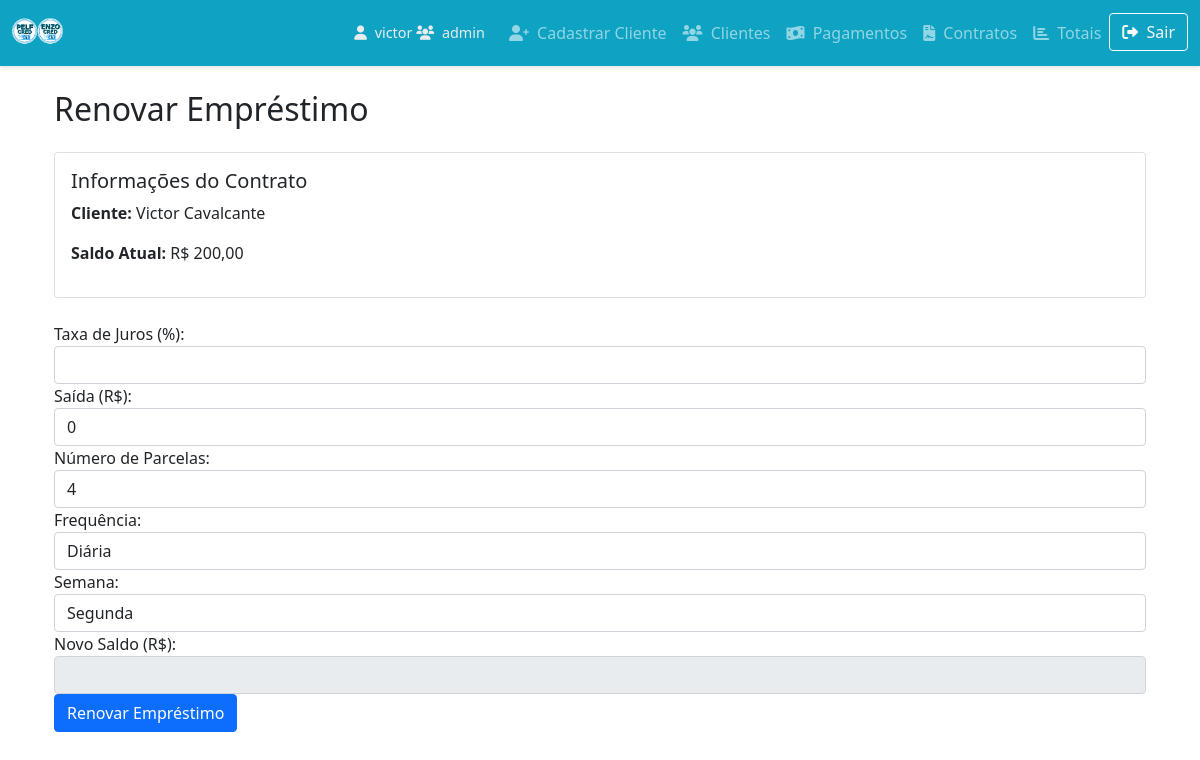
/pelfcred/renovar_emprestimo/2/ (signed in), run on the app's committed database.
### PELFCRED/models.py (models this page shows, shortened)
class Emprestimo(models.Model):
    cliente = models.ForeignKey(Cliente, on_delete=models.CASCADE)
    valor_total = models.DecimalField(max_digits=10, decimal_places=2)
    capital = models.DecimalField(max_digits=10, decimal_places=2)
    capital_inicial = models.DecimalField(max_digits=10, decimal_places=2, default=0)
    capital_adicional = models.DecimalField(max_digits=10, decimal_places=2, default=0)
    capital_adicional_total = models.DecimalField(max_digits=10, decimal_places=2, default=0)
    total_juros_recebidos = models.DecimalField(max_digits=10, decimal_places=2, default=0)
    data_renovacao = models.DateTimeField(null=True, blank=True)
    taxa_juros = models.DecimalField(max_digits=5, decimal_places=2)
    data_inicio = models.DateField()
    data_vencimento = models.DateField()
    total_recebido = models.DecimalField(max_digits=10, decimal_places=2, default=0)
    total_recebido_dinheiro = models.DecimalField(max_digits=10, decimal_places=2, default=0)
    ordenar_por_dict = {
        'nome_asc': 'cliente__nome',
        'nome_desc': '-cliente__nome',
        'contrato_asc': 'id',
        'contrato_desc': '-id',
        'capital_asc': 'capital',
        'capital_desc': '-capital',
        'taxa_juros_asc': 'taxa_juros',
        'taxa_juros_desc': '-taxa_juros',
        'valor_total_asc': 'valor_total',
        'valor_total_desc': '-valor_total',
        'saldo_devedor_asc': 'saldo_devedor',
        'saldo_devedor_desc': '-saldo_devedor',
        'data_inicio_asc': 'data_inicio',
        'data_inicio_desc': '-data_inicio',
        'data_vencimento_asc': 'data_vencimento',
        'data_vencimento_desc': '-data_vencimento',
    }
    FREQUENCIA_CHOICES = [
        ('diaria', 'Diária'),
        ('semanal', 'Semanal'),
        ('quinzenal', 'Quinzenal'),
        ('mensal', 'Mensal')
    ]
    frequencia = models.CharField(max_length=10, choices=FREQUENCIA_CHOICES, default='mensal')
    numero_parcelas = models.IntegerField(default=12)
    valor_parcelado = models.DecimalField(max_digits=10, decimal_places=2, default=0.00)
    valor_total_calculado = models.DecimalField(max_digits=10, decimal_places=2, default=0.00)
    grupo = models.ForeignKey(Group, on_delete=models.CASCADE, null=True, blank=True)
    usuario = models.ForeignKey(User, on_delete=models.CASCADE, null=True, blank=True)
    renovado = models.BooleanField(default=False)
    saldo_devedor = models.DecimalField(max_digits=10, decimal_places=2, default=0.00)
    data_renovacao = models.DateTimeField(null=True, blank=True)  # Agora com data e hora
    capital_adicional = models.DecimalField(max_digits=10, decimal_places=2, default=0.00)
    juros_recebidos = models.DecimalField(max_digits=10, decimal_places=2, default=Decimal(0))
    total_juros_recebidos = models.DecimalField(max_digits=10, decimal_places=2, default=Decimal(0))
    dias_semana = models.CharField(max_length=100, blank=True, null=True)
    STATUS_CHOICES = [
        ('ativo', 'Ativo'),
        ('R', 'Renovado'),
        ('NG', 'Negociado'),
        ('finalizado', 'Finalizado'),
        ('inadimplentes', 'Inadimplentes'),
    ]
    status = models.CharField(max_length=20, choices=STATUS_CHOICES, default='ativo')
    DIAS_DA_SEMANA = [
        ('seg', 'Segunda'),
        ('ter', 'Terça'),
        ('qua', 'Quarta'),
        ('qui', 'Quinta'),
        ('sex', 'Sexta'),
        ('sab', 'Sábado'),
    ]
    def get_dias_semana_display(self):
        if self.dias_semana:
            dias = self.dias_semana.split(',')
            return [dict(self.DIAS_DA_SEMANA).get(dia) for dia in dias]
        return []
    def calcular_saldo_devedor(self):
        try:
            total_pagamentos = Decimal(0)
            if self.renovado and self.data_renovacao:
                total_pagamentos = self.pagamentos.filter(data_pagamento__gt=self.data_renovacao).aggregate(Sum('valor_pago'))['valor_pago__sum'] or Decimal(0)
                logger.debug(f"Empréstimo {self.id}: Considerando apenas pagamentos após renovação. Total pagos: {total_pagamentos}")
            else:
                total_pagamentos = self.pagamentos.aggregate(Sum('valor_pago'))['valor_pago__sum'] or Decimal(0)
                logger.debug(f"Empréstimo {self.id}: Considerando todos os pagamentos. Total pagos: {total_pagamentos}")
            saldo_devedor_atual = (self.capital + self.capital_adicional) * (1 + (self.taxa_juros / 100))
            saldo_devedor_atual -= total_pagamentos
            logger.debug(f"Empréstimo {self.id}: Saldo devedor calculado após ajuste: {saldo_devedor_atual}")
            return saldo_devedor_atual
        except Exception as e:
            logger.error(f"Erro ao calcular saldo devedor para empréstimo {self.id}: {e}")
            return Decimal(0)

class Cliente(models.Model):
    cpf = models.CharField(
        max_length=11,
        primary_key=True,
        error_messages={
            'unique': "Cpf já cadastrado."
        }
    )
    nome = models.CharField(max_length=100, null=True, blank=True)  # Nome completo
    apelido = models.CharField(max_length=50, null=True, blank=True)  # Apelido
    documento = models.CharField(max_length=20, null=True, blank=True)  # Documento (opcional)
    cnpj = models.CharField(max_length=14, null=True, blank=True)  # CNPJ (opcional)
    telefone = models.CharField(max_length=11, null=True, blank=True)  # Telefone (opcional)
    telefone2 = models.CharField(max_length=11, null=True, blank=True)  # Telefone 2 (opcional)
    endereco = models.CharField(max_length=200, null=True, blank=True)  # Endereço (opcional)
    numero_endereco = models.CharField(max_length=10, null=True, blank=True)  # Número do Endereço (opcional)
    cep = models.CharField(max_length=8, null=True, blank=True)  # CEP (opcional)
    bairro = models.CharField(max_length=100, null=True, blank=True)  # Bairro (opcional)
    complemento = models.CharField(max_length=100, null=True, blank=True)  # Complemento (opcional)
    uf = models.CharField(max_length=2, null=True, blank=True)  # UF (opcional)
    cidade = models.CharField(max_length=100, null=True, blank=True)  # Cidade (opcional)
    email = models.EmailField(null=True, blank=True)  # E-Mail (opcional)
    bloqueado = models.BooleanField(default=False)  # Bloqueado? (campo booleano)
    data_registro = models.DateTimeField(auto_now_add=True)  # Data de Registro (automático)
    grupo = models.ForeignKey(Group, on_delete=models.CASCADE, null=True, blank=True)  # Associar cada cliente a um grupo
    usuario = models.ForeignKey(User, on_delete=models.CASCADE, null=True, blank=True)  # Associar cada cliente a um usuário
    vinculo_telefone2 = models.CharField(max_length=100, null=True, blank=True)  # Campo para o vínculo ou parentesco
    STATUS_RELATORIO_CHOICES = [
        ('NV', 'Novo'),
        ('R', 'Renovado'),
        ('NG', 'Negociado'),
        ('AC', 'Finalizado'),
    ]
    status_relatorio = models.CharField(max_length=10, choices=STATUS_RELATORIO_CHOICES, default='Outro')

### PELFCRED/views.py (the view, shortened to what this page needs)
# urls.py: path('renovar_emprestimo/<int:id>/', views.renovar_emprestimo, name='renovar_emprestimo'),
@login_required
def renovar_emprestimo(request, id):
    emprestimo = get_object_or_404(Emprestimo, id=id)
    saldo_devedor = emprestimo.calcular_saldo_devedor()
    return render(request, 'renovar_emprestimo.html', {
        'emprestimo': emprestimo,
        'saldo_devedor': saldo_devedor,
        'juros_atual': emprestimo.taxa_juros,
        'capital_atual': emprestimo.capital,
        'dias_semana': emprestimo.dias_semana.split(',') if emprestimo.dias_semana else [],
    })

### PELFCRED/context_processors.py (called while the page is built)
def admin_status(request):
    is_admin = request.user.is_authenticated and (request.user.is_superuser or request.user.groups.filter(name='admin').exists())
    return {'is_admin': is_admin}

### PELFCRED/templates/renovar_emprestimo.html (shortened to what this page needs)
{% extends 'base.html' %}
{% block content %}
<div class="container mt-4">
    <h2 class="mb-4">Renovar Empréstimo</h2>
    <div class="card">
        <div class="card-body">
            <h5 class="card-title">Informações do Contrato</h5>
            <p><strong>Cliente:</strong> {{ emprestimo.cliente.nome }}</p>
            <p><strong>Saldo Atual:</strong> R$ {{ saldo_devedor|floatformat:2 }}</p>
        </div>
    </div>
    <form method="post" class="mt-4">
        <div class="form-group">
            <label for="nova_taxa_juros">Taxa de Juros (%):</label>
            <input type="number" step="0.01" id="nova_taxa_juros" name="nova_taxa_juros" value="{{ emprestimo.taxa_juros }}" required class="form-control">
        </div>
        <div class="form-group">
            <label for="capital_adicional">Saída (R$):</label>
            <input type="number" step="0.01" id="capital_adicional" name="capital_adicional" class="form-control" value="0">
        </div>
        <div class="form-group">
            <label for="parcelas">Número de Parcelas:</label>
            <input type="number" id="parcelas" name="parcelas" required class="form-control" value="{{ emprestimo.numero_parcelas }}">
        </div>
        <div class="form-group">
            <label for="frequencia">Frequência:</label>
            <select id="frequencia" name="frequencia" class="form-control">
                <option value="diaria" {% if emprestimo.frequencia == 'diaria' %}selected{% endif %}>Diária</option>
            </select>
        </div>
        <div class="form-group">
            <label for="dias_semana">Semana:</label>
            <select id="dias_semana" name="dias_semana" class="form-control">
                <option value="seg" {% if 'Segunda-feira' in emprestimo.get_dias_semana_display %}selected{% endif %}>Segunda</option>
            </select>
        </div>
        <div class="form-group">
            <label for="novoSaldo">Novo Saldo (R$): </label>
            <input type="text" id="novoSaldo" name="novoSaldo" readonly class="form-control">
        </div>
        <button type="submit" class="btn btn-primary">Renovar Empréstimo</button>
    </form>
{% endblock %}

### PELFCRED/templates/base.html (shortened to what this page needs)
<!DOCTYPE html>
<html lang="pt-br">
<head>
    {% load static %}
    <link href="{% static 'PELFCRED/styles.css' %}" rel="stylesheet">
    <link href="https://cdn.jsdelivr.net/npm/bootstrap@5.1.3/dist/css/bootstrap.min.css" rel="stylesheet">
    <link href="https://cdn.jsdelivr.net/npm/sweetalert2@11/dist/sweetalert2.min.css" rel="stylesheet">
    <link rel="stylesheet" href="https://cdnjs.cloudflare.com/ajax/libs/font-awesome/6.0.0-beta3/css/all.min.css">
</head>
<body>
    <nav class="navbar navbar-expand-lg navbar-dark sticky-top">
        <div class="container-fluid">
            <a class="navbar-brand" href="{% url 'PELFCRED:home' %}">
                <img src="{% static 'PELFCRED/PELFCRED.png' %}" alt="PELFCRED">
            </a>
            <div class="collapse navbar-collapse" id="navbarNav">
                <ul class="navbar-nav ms-auto">
                    <li class="nav-item d-flex align-items-center">
                        <div class="user-info me-3">
                            <span><i class="fas fa-user me-1"></i> {{ user.username }}</span>
                            <span><i class="fas fa-users me-1"></i> {{ user.groups.first }}</span>
                        </div>
                    </li>
                    {% if is_admin %}
                    <li class="nav-item">
                        <a class="nav-link" href="{% url 'PELFCRED:cadastrar_cliente' %}">
                            <i class="fas fa-user-plus me-1"></i> Cadastrar Cliente
                        </a>
                    </li>
                    {% endif %}
                    <li class="nav-item">
                        <a class="nav-link" href="{% url 'PELFCRED:lista_clientes' %}"><i class="fas fa-users me-1"></i> Clientes</a>
                    </li>
                    <li class="nav-item">
                        <a class="nav-link" href="{% url 'PELFCRED:analisar_pagamentos' %}"><i class="fas fa-money-bill-wave me-1"></i> Pagamentos</a>
                    </li>
                    <li class="nav-item">
                        <a class="nav-link" href="{% url 'PELFCRED:lista_emprestimos' %}"><i class="fas fa-file-contract me-1"></i> Contratos</a>
                    </li>
                    <li class="nav-item">
                        <a class="nav-link" href="{% url 'PELFCRED:totais' %}"><i class="fas fa-chart-bar me-1"></i> Totais</a>
                    </li>
                    <li class="nav-item">
                        <form method="post" action="{% url 'logout' %}">
                            <button type="submit" class="btn btn-outline-light"><i class="fas fa-sign-out-alt me-1"></i> Sair</button>
                        </form>
                    </li>
                </ul>
            </div>
        </div>
    </nav>
    <div class="container">
        {% block content %}{% endblock %}
    </div>
</body>
</html>

### myproject/static/PELFCRED/styles.css (style rules this page uses)
body, html { height: 100%; margin: 0; padding: 0; font-family: Arial, sans-serif; }
.btn { transition: background-color 0.3s ease; }

### PELFCRED/templates/base.html (style rules this page uses)
.navbar { box-shadow: 0 2px 4px rgba(0,0,0,.1); background-color: #0EA2C3; transition: padding 0.3s ease, background-color 0.3s ease; }
.navbar-brand img { height: 40px; }
.nav-link { font-weight: 500; transition: color 0.3s ease; }
.user-info { font-size: 0.9rem; color: #e9ecef; }

### data on the page
Emprestimo: cliente.nome "Victor Cavalcante", parcelas "4", frequencia "Diária"

### other printed values
{{ user.username }} "victor"
{{ user.groups.first }} "admin"
{{ saldo_devedor|floatformat:2 }} "200,00"
